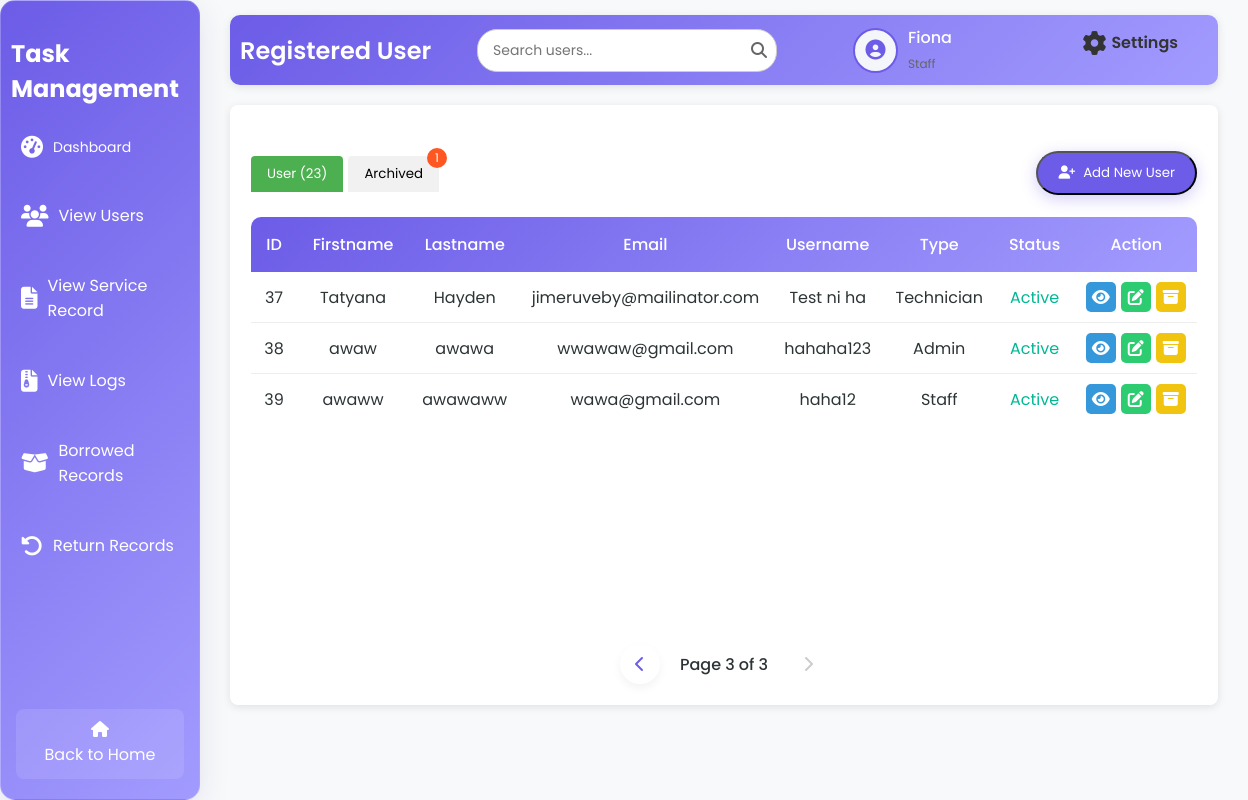
The page /viewU.php?tab=active&page=3 (signed in) on the database as committed earlier.
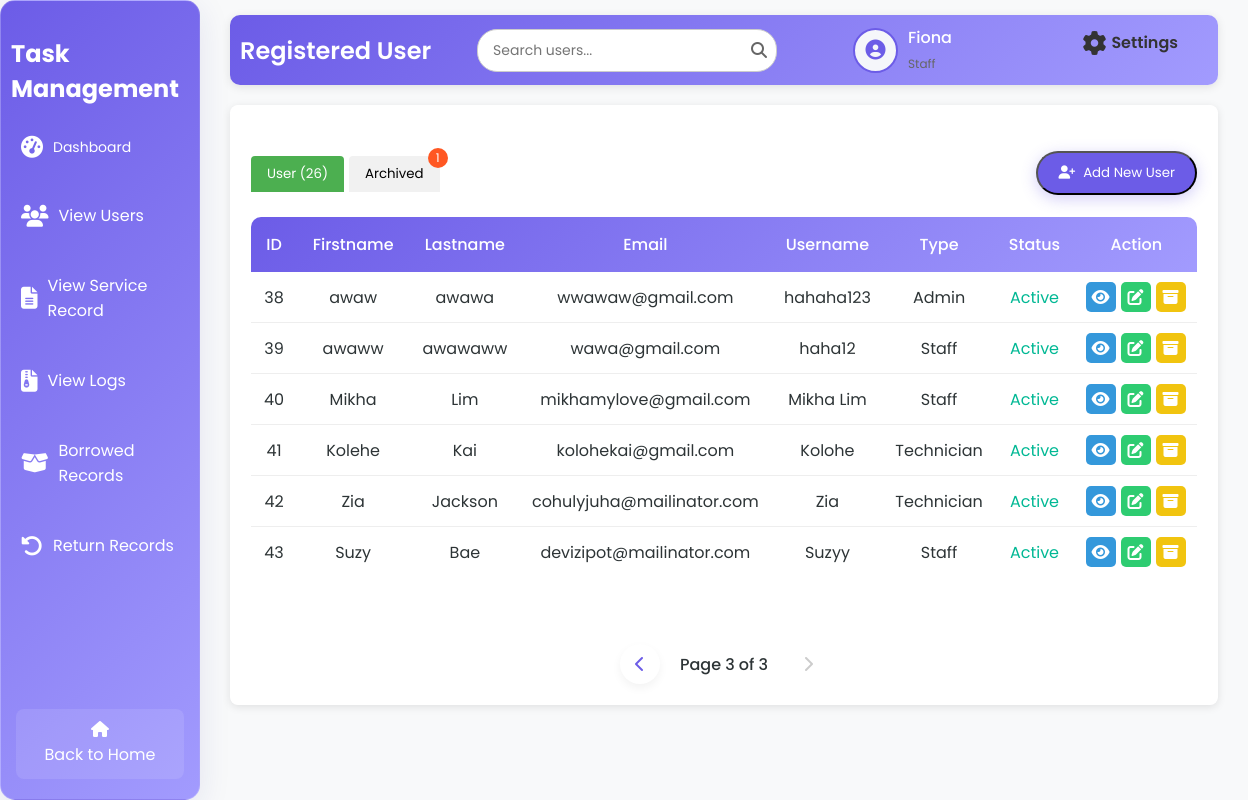
The same page on the database as committed later.
### tables this page shows
CREATE TABLE `tbl_user` (
  `u_id` int(50) NOT NULL,
  `u_fname` varchar(200) NOT NULL,
  `u_lname` varchar(200) NOT NULL,
  `u_email` varchar(200) NOT NULL,
  `u_username` varchar(200) NOT NULL,
  `u_password` varchar(200) NOT NULL,
  `u_type` varchar(200) NOT NULL,
  `u_status` varchar(200) NOT NULL
);

### viewU.php (the view, shortened to what the changed rows need)
<?php
include 'db.php';
if ($conn) {
    $limit = 10;
    $page = isset($_GET['page']) ? (int)$_GET['page'] : 1;
    $offset = ($page - 1) * $limit;
    $countQuery = "SELECT COUNT(*) as total FROM tbl_user WHERE u_status IN ('active', 'pending')";
    $countResult = $conn->query($countQuery);
    $totalUsers = $countResult->fetch_assoc()['total'];
    $sql = "SELECT u_id, u_fname, u_lname, u_email, u_username, u_type, u_status FROM tbl_user WHERE u_status IN ('active', 'pending') LIMIT ?, ?";
    $stmt = $conn->prepare($sql);
    $stmt->bind_param("ii", $offset, $limit);
    $stmt->execute();
    $activeAndPendingUsers = $stmt->get_result();
    $archivedCountQuery = "SELECT COUNT(*) as total FROM tbl_archive";
    $archivedCountResult = $conn->query($archivedCountQuery);
    $totalArchived = $archivedCountResult->fetch_assoc()['total'];
} else {
    echo "Database connection failed.";
    exit();
}
?>
<!DOCTYPE html>
<html lang="en">
<head>
    <link rel="stylesheet" href="viewUS.css">
    <link rel="stylesheet" href="https://cdnjs.cloudflare.com/ajax/libs/font-awesome/6.6.0/css/all.min.css" />
</head>
<body>
<div class="wrapper">
    <div class="sidebar glass-container">
        <h2>Task Management</h2>
    </div>
    <div class="container">
        <div class="upper">
            <h1>Registered User</h1>
        </div>
        <div class="table-box glass-container">
            <div class="tab-buttons">
                <button class="tab-btn active" onclick="showTab('active')">User (<?php echo $totalUsers; ?>)</button>
                <button class="tab-btn" onclick="showTab('archived')">
                    Archived
                    <?php if ($totalArchived > 0): ?>
                        <span class="tab-badge"><?php echo $totalArchived; ?></span>
                    <?php endif; ?>
                </button>
            </div>
            <div id="active-users-tab" class="active">
                <table id="active-users-table">
                    <thead>
                        <tr>
                            <th>ID</th>
                            <th>Firstname</th>
                            <th>Lastname</th>
                            <th>Email</th>
                            <th>Username</th>
                            <th>Type</th>
                            <th>Status</th>
                            <th>Action</th>
                        </tr>
                    </thead>
                    <tbody>
                        <?php
                        if ($activeAndPendingUsers->num_rows > 0) {
                            while ($row = $activeAndPendingUsers->fetch_assoc()) {
                                echo "<tr>
                                        <td>{$row['u_id']}</td>
                                        <td>{$row['u_fname']}</td>
                                        <td>{$row['u_lname']}</td>
                                        <td>{$row['u_email']}</td>
                                        <td>{$row['u_username']}</td>
                                        <td>" . ucfirst(strtolower($row['u_type'])) . "</td>
                                        <td class='status-" . strtolower($row['u_status']) . "'>" . ucfirst(strtolower($row['u_status'])) . "</td>
                                        <td class='action-buttons'>
                                            <a class='view-btn' onclick=\"showViewModal('{$row['u_id']}', '{$row['u_fname']}', '{$row['u_lname']}', '{$row['u_email']}', '{$row['u_username']}', '{$row['u_type']}', '{$row['u_status']}')\" title='View'><i class='fas fa-eye'></i></a>
                                           <a class='edit-btn' href='editU.php?id=" . htmlspecialchars($row['u_id'], ENT_QUOTES, 'UTF-8') . "' title='Edit'><i class='fas fa-edit'></i></a>
                                            <a class='archive-btn' onclick=\"showArchiveModal('{$row['u_id']}', '{$row['u_fname']} {$row['u_lname']}')\" title='Archive'><i class='fas fa-archive'></i></a>
                                        </td>
                                      </tr>";
                            }
                        } else {
                            echo "<tr><td colspan='8' style='text-align: center;'>No active or pending users found.</td></tr>";
                        }
                        ?>
                    </tbody>
                </table>
            </div>
        </div>
    </div>
</div>
</body>
</html>

Rows that differ between the two databases and show on the page:
no longer on this page (row unchanged): tbl_user: u_id "37", u_fname "Tatyana", u_lname "Hayden", u_email "jimeruveby@mailinator.com", u_username "Test ni ha", u_type "Technician", u_status "Active"
added tbl_user: u_id "40", u_fname "Mikha", u_lname "Lim", u_email "mikhamylove@gmail.com", u_username "Mikha Lim", u_type "Staff", u_status "Active"
added tbl_user: u_id "41", u_fname "Kolehe", u_lname "Kai", u_email "kolohekai@gmail.com", u_username "Kolohe", u_type "Technician", u_status "Active"
added tbl_user: u_id "42", u_fname "Zia", u_lname "Jackson", u_email "cohulyjuha@mailinator.com", u_username "Zia", u_type "Technician", u_status "Active"
added tbl_user: u_id "43", u_fname "Suzy", u_lname "Bae", u_email "devizipot@mailinator.com", u_username "Suzyy", u_type "Staff", u_status "Active"
Other text that changed with them:
$totalUsers: "23" → "26"
